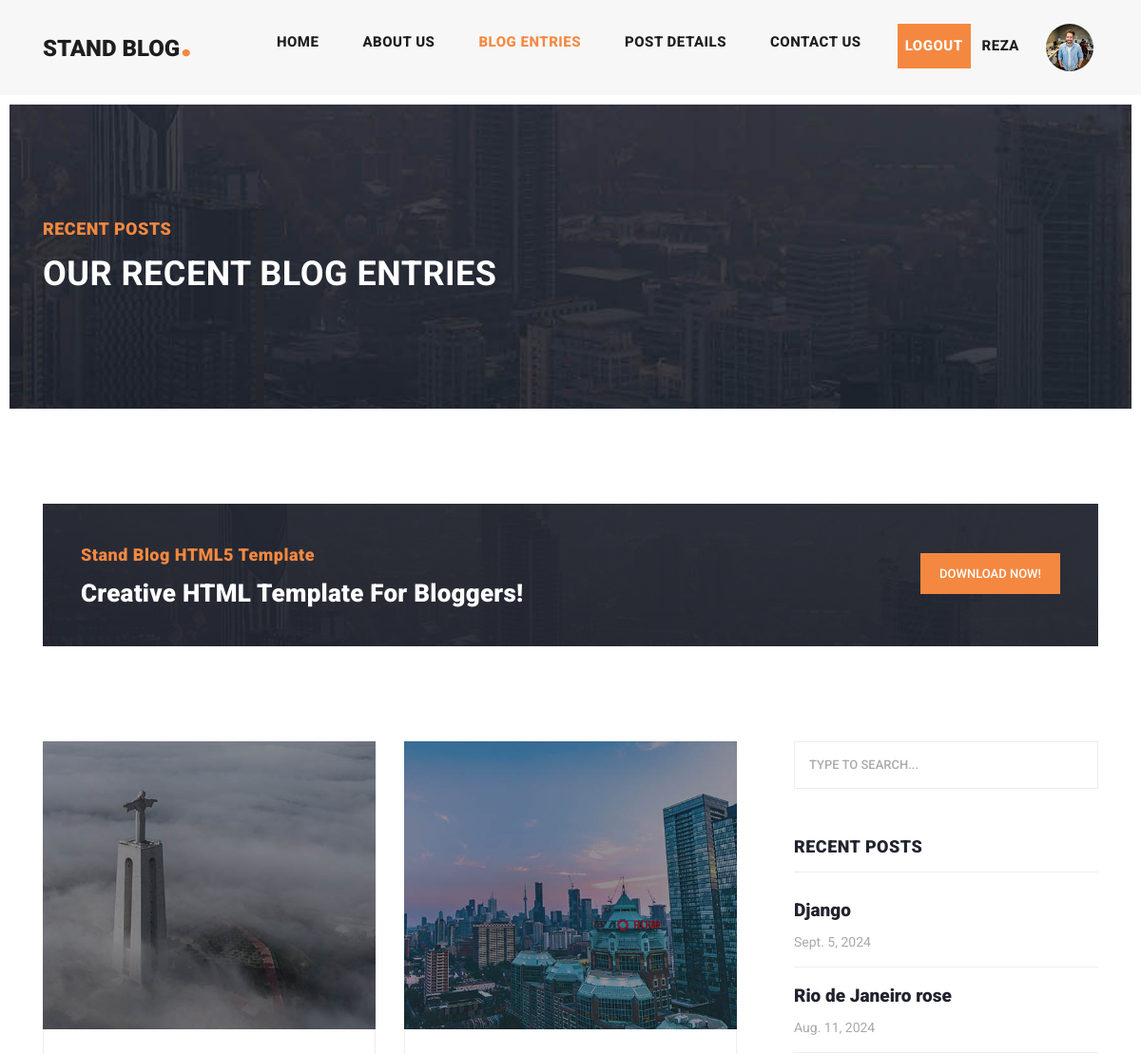
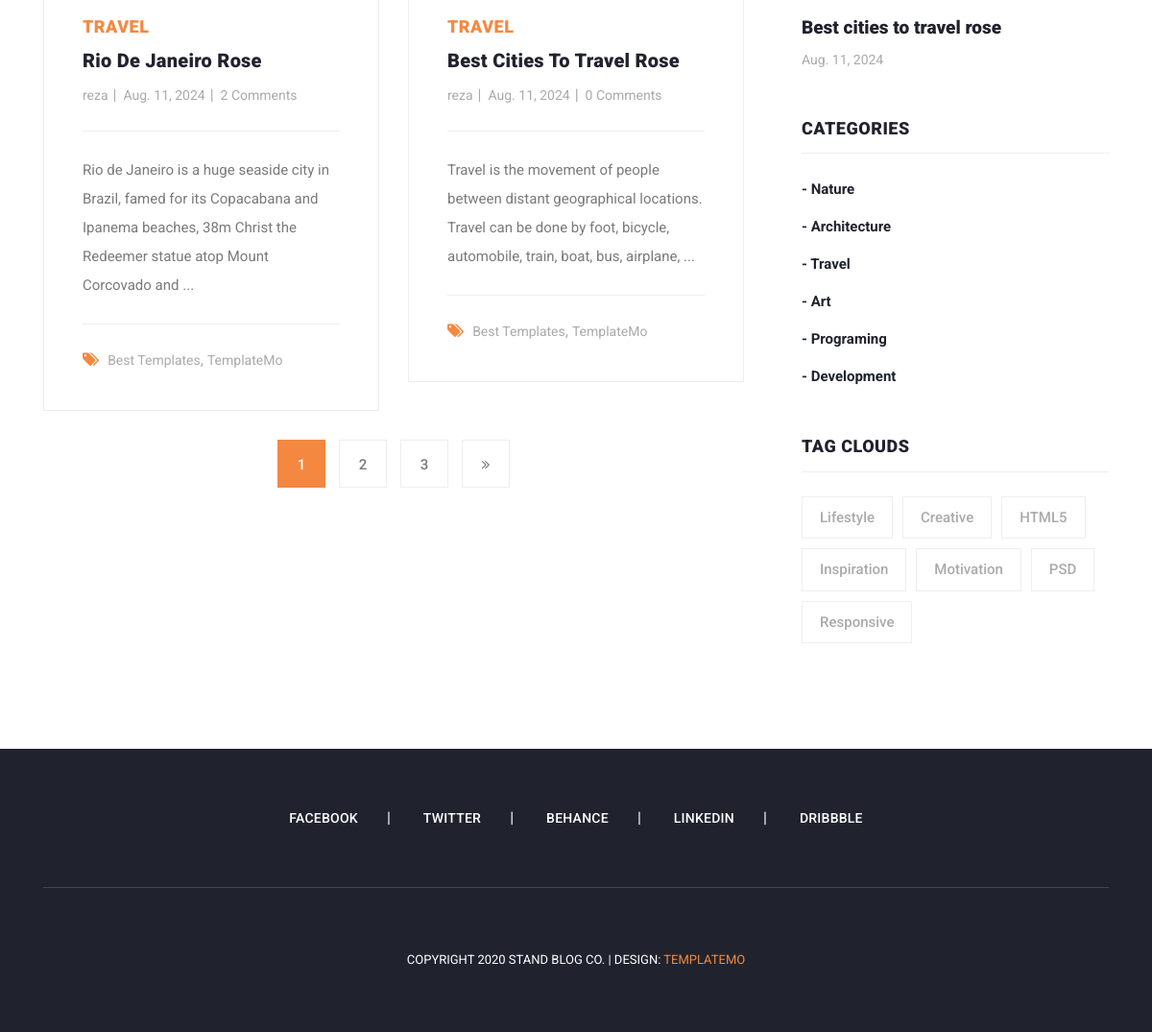
The page /posts/ (signed in) on the database its author committed (2 pictures, top to bottom).
### account_app/models.py (models this page shows, shortened)
class Profile(models.Model):
    user = models.OneToOneField(User, on_delete=models.CASCADE)
    national_code = models.CharField(max_length=10)
    image = models.ImageField(upload_to='profile/img', blank=True, null=True)

### blog_app/models.py (models this page shows, shortened)
class Post(models.Model):
    author = models.ForeignKey(User, on_delete=models.CASCADE)
    title = models.CharField(max_length=100, unique_for_date='pub_date')
    category = models.ManyToManyField(Category)
    body = models.TextField()
    image = models.ImageField(upload_to='img/post')
    published = models.BooleanField(default=True)
    created = models.DateField(auto_now_add=True)
    updated = models.DateField(auto_now=True)
    pub_date = models.DateField(default=timezone.now())
    objects = ModelManager()
    class Meta:
        ordering = ('created',)
    def get_absolute_url(self):
        return reverse('blog:post_details', kwargs={'pk': self.pk})

class Category(models.Model):
    title = models.CharField(max_length=100)
    created = models.TimeField(auto_now_add=True)
    def __str__(self):
        return self.title

### blog_app/views.py (the view)
# urls.py: path('posts/', views.post_list, name='posts'),
def post_list(request):
    posts = Post.objects.all()
    paginator = Paginator(posts, 2)
    page_number = request.GET.get('page')
    try:
        objects_list = paginator.get_page(page_number)
    except PageNotAnInteger:
        objects_list = paginator.get_page(1)
    except EmptyPage:
        objects_list = paginator.get_page(paginator.num_pages)
    return render(request, template_name='blog_app/posts_list.html', context={'posts': objects_list})

### context_processors/context_processors.py (called while the page is built)
def recent_posts(request):
    return {'recent_posts': Post.objects.order_by('-created')[:3]}

def categorise(request):
    return {'categorise': Category.objects.all()}

### blog_app/templates/blog_app/posts_list.html (shortened to what this page needs)
{% extends 'base.html' %}
{% load static %}
{% block content %}
    <div class="heading-page header-text">
        <section class="page-heading">
            <div class="container">
                <div class="row">
                    <div class="col-lg-12">
                        <div class="text-content">
                            <h4>Recent Posts</h4>
                            <h2>Our Recent Blog Entries</h2>
                        </div>
                    </div>
                </div>
            </div>
        </section>
    </div>
    <section class="call-to-action">
        <div class="container">
            <div class="row">
                <div class="col-lg-12">
                    <div class="main-content">
                        <div class="row">
                            <div class="col-lg-8">
                                <span>Stand Blog HTML5 Template</span>
                                <h4>Creative HTML Template For Bloggers!</h4>
                            </div>
                            <div class="col-lg-4">
                                <div class="main-button">
                                    <a href="https://templatemo.com/tm-551-stand-blog" target="_parent">Download
                                        Now!</a>
                                </div>
                            </div>
                        </div>
                    </div>
                </div>
            </div>
        </div>
    </section>
    <section class="blog-posts grid-system">
        <div class="container">
            <div class="row">
                <div class="col-lg-8">
                    <div class="all-blog-posts">
                        <div class="row">
                            {% if posts %}
                                {% for post in posts %}
                                    <div class="col-lg-6">
                                        <div class="blog-post">
                                            <div class="blog-thumb">
                                                <img src="{{ post.image.url }}" alt="">
                                            </div>
                                            <div class="down-content">
                                                {% for cat in post.category.all %}
                                                    <span style="margin-right: 10px">{{ cat }}</span>
                                                {% endfor %}
                                                <a href="{{ post.get_absolute_url }}"><h4>{{ post.title }}</h4></a>
                                                <ul class="post-info">
                                                    <li><a href="#">{{ post.author }}</a></li>
                                                    <li><a href="#">{{ post.created }}</a></li>
                                                    <li><a href="#">{{ post.comments.count }} Comments</a></li>
                                                </ul>
                                                <p>{{ post.body|slice:':150' }} ...</p>
                                                <div class="post-options">
                                                    <div class="row">
                                                        <div class="col-lg-12">
                                                            <ul class="post-tags">
                                                                <li><i class="fa fa-tags"></i></li>
                                                                <li><a href="#">Best Templates</a>,</li>
                                                                <li><a href="#">TemplateMo</a></li>
                                                            </ul>
                                                        </div>
                                                    </div>
                                                </div>
                                            </div>
                                        </div>
                                    </div>
                                {% endfor %}
                            {% else %}
                                <h2 style="color: #f48840; font-weight: bold">Not found!</h2>
                            {% endif %}
                            {% if posts.has_other_pages %}
                                <div class="col-lg-12">
                                    <ul class="page-numbers">
                                        {% for i in posts.paginator.page_range %}
                                            {% if i == posts.number %}
                                                <li class="active"><a href="?page={{ i }}{% if request.GET.q %}&q={{ request.GET.q }}{% endif %}">{{ i }}</a>
                                                </li>
                                            {% else %}
                                                <li><a href="?page={{ i }}{% if request.GET.q %}&q={{ request.GET.q }}{% endif %}">{{ i }}</a>
                                                </li>
                                            {% endif %}
                                        {% endfor %}
                                        {% if posts.has_next %}
                                            <li><a href="?page={{ posts.next_page_number }}{% if request.GET.q %}&q={{ request.GET.q }}{% endif %}"><i
                                                    class="fa fa-angle-double-right"></i></a></li>
                                        {% endif %}
                                    </ul>
                                </div>
                            {% endif %}
                        </div>
                    </div>
                </div>
                {% include 'includes/sidebar.html' %}
            </div>
        </div>
    </section>
{% endblock %}

### templates/includes/header.html (shortened to what this page needs)
{% load static %}
<header class="">
    <nav class="navbar navbar-expand-lg">
        <div class="container">
            <a class="navbar-brand" href="/"><h2>Stand Blog<em>.</em></h2></a>
            <div class="collapse navbar-collapse" id="navbarResponsive">
                <ul class="navbar-nav ml-auto">
                    <li class="nav-item {% if request.resolver_match.url_name == "home" %}active{% endif %}">
                        <a class="nav-link" href="{% url 'home_app:home' %}">Home
                        </a>
                    </li>
                    <li class="nav-item">
                        <a class="nav-link" href="about.html">About Us</a>
                    </li>
                    <li class="nav-item {% if request.path == "/posts/" %}active{% endif %}">
                        <a class="nav-link" href="{% url 'blog:posts' %}">Blog Entries</a>
                    </li>
                    <li class="nav-item">
                        <a class="nav-link" href="post-details.html">Post Details</a>
                    </li>
                    <li class="nav-item">
                        <a class="nav-link {% if request.resolver_match.url_name == 'contact_us' %}active{% endif %}"
                           href="{% url 'blog:contact_us' %}">Contact Us</a>
                    </li>
                    {% if request.user.is_authenticated %}
                        <li class="nav-item main-button">
                            <a class="nav-link" href="{% url 'account_app:logout' %}" style="color: #ffffff">Logout</a>
                            <a class="nav-link" href="#"
                               style="background-color: #f7f7f7">{{ request.user }}</a>
                        </li>
                        {% if user.profile.image %}
                            <img src="{{ user.profile.image.url }}" width="50px" height="50px"
                                 style="border-radius: 50%; margin: 0 5px" alt="p_img">
                        {% else %}
                            <img src="{% static 'icon/p_image.png' %}" width="50px" height="50px"
                                 style="border-radius: 50%; margin: 0 5px" alt="p_img">
                        {% endif %}
                    {% else %}
                        <li class="nav-item main-button">
                            <a class="nav-link" href="{% url 'account_app:login' %}" style="color: #ffffff">Login</a>
                            <a class="nav-link" href="{% url 'account_app:signup' %}" style="color: #ffffff">Sign Up</a>
                        </li>
                    {% endif %}
                </ul>
            </div>
        </div>
    </nav>
</header>

### templates/includes/sidebar.html
<div class="col-lg-4">
    <div class="sidebar">
        <div class="row">
            <div class="col-lg-12">
                <div class="sidebar-item search">
                    <form id="search_form" name="gs" method="GET" action="{% url 'blog:search_posts' %}">
                        <input type="text" name="q" class="searchText"
                               placeholder="type to search..." autocomplete="on">
                    </form>
                </div>
            </div>
            <div class="col-lg-12">
                <div class="sidebar-item recent-posts">
                    <div class="sidebar-heading">
                        <h2>Recent Posts</h2>
                    </div>
                    <div class="content">
                        <ul>
                            {% for post in recent_posts %}
                                <li><a href={{ post.get_absolute_url }}>
                                    <h5>{{ post.title }}</h5>
                                    <span>{{ post.created }}</span>
                                </a></li>
                            {% endfor %}
                        </ul>
                    </div>
                </div>
            </div>
            <div class="col-lg-12">
                <div class="sidebar-item categories">
                    <div class="sidebar-heading">
                        <h2>Categories</h2>
                    </div>
                    <div class="content">
                        <ul>
                            {% for cat in categorise %}
                                <li><a href="{% url 'blog:category_details' cat.pk %}">- {{ cat.title }}</a></li>
                            {% endfor %}
                        </ul>
                    </div>
                </div>
            </div>
            <div class="col-lg-12">
                <div class="sidebar-item tags">
                    <div class="sidebar-heading">
                        <h2>Tag Clouds</h2>
                    </div>
                    <div class="content">
                        <ul>
                            <li><a href="#">Lifestyle</a></li>
                            <li><a href="#">Creative</a></li>
                            <li><a href="#">HTML5</a></li>
                            <li><a href="#">Inspiration</a></li>
                            <li><a href="#">Motivation</a></li>
                            <li><a href="#">PSD</a></li>
                            <li><a href="#">Responsive</a></li>
                        </ul>
                    </div>
                </div>
            </div>
        </div>
    </div>
</div>

### rows shown on the page
Post: image (picture), title "Rio De Janeiro Rose", author "reza", created "Aug. 11, 2024", comments.count "2", body "Rio de Janeiro is a huge seaside city in Brazil, famed for its Copacabana and Ipanema beaches, 38m Christ the Redeemer statue atop Mount Corcovado and", title "Rio de Janeiro rose"
Category: title "TRAVEL", title "Travel"
Post: image (picture), title "Best Cities To Travel Rose", author "reza", created "Aug. 11, 2024", comments.count "0", body "Travel is the movement of people between distant geographical locations. Travel can be done by foot, bicycle, automobile, train, boat, bus, airplane,", title "Best cities to travel rose"
Post: title "Django", created "Sept. 5, 2024"
Category: title "Nature"
Category: title "Architecture"
Category: title "Art"
Category: title "Programing"
Category: title "Development"

### other values the page prints
{{ request.user }} "REZA"
{{ i }} "1"
{{ i }} "2" "3"
